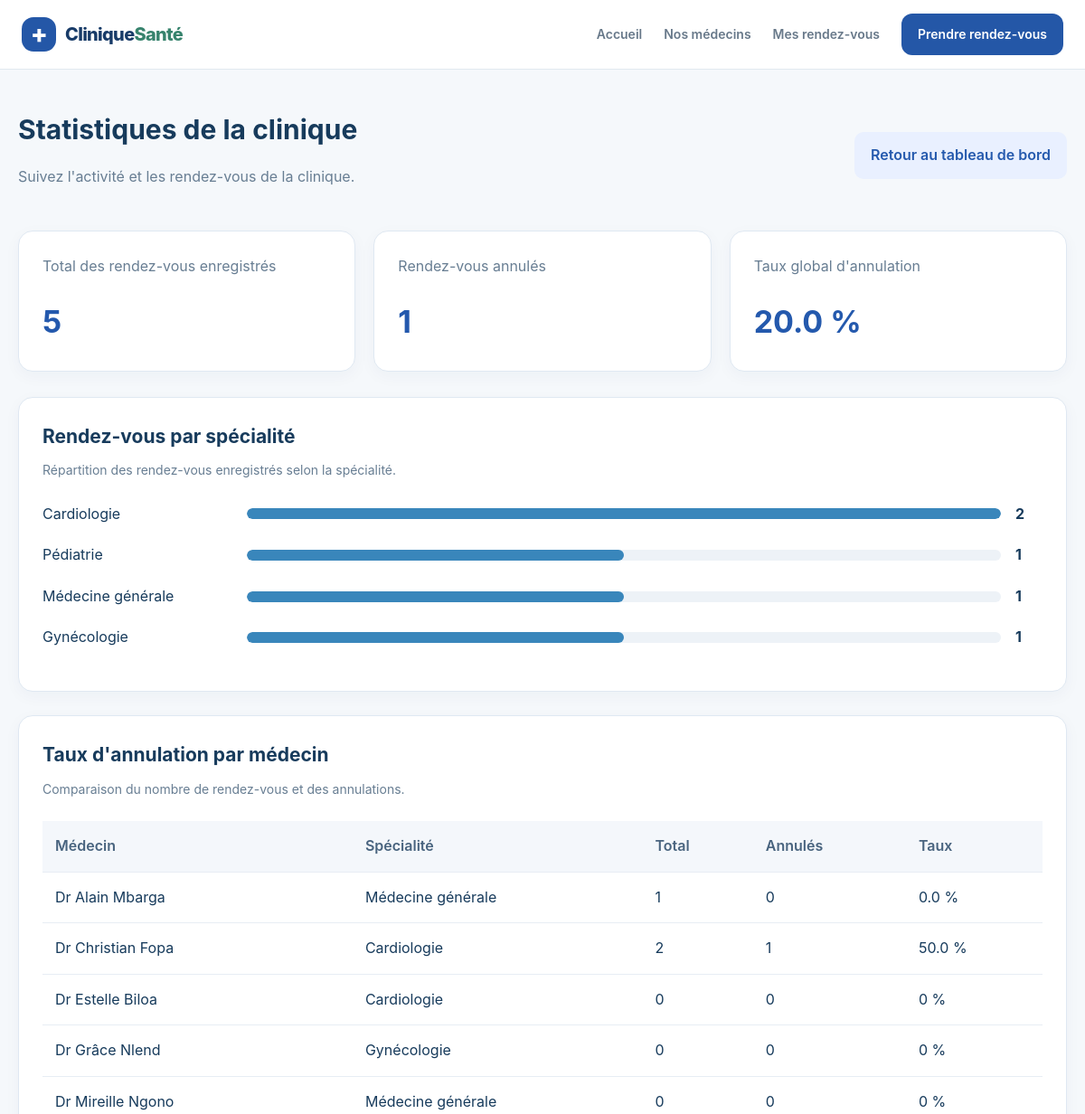
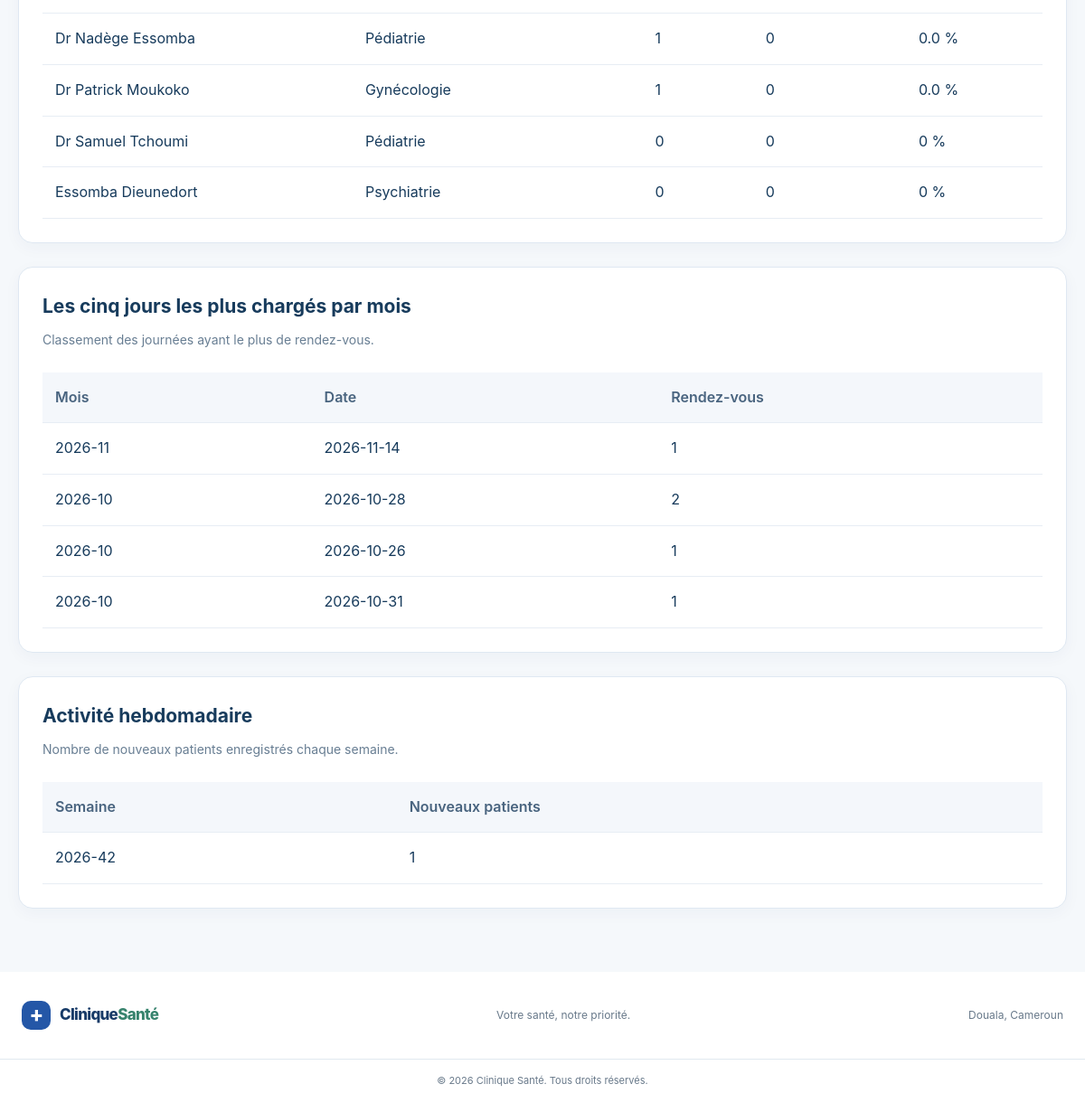
Page /admin/statistiques (signed in) on the committed database (2 pictures, top to bottom).
### tables this page shows
CREATE TABLE medecins (
    id INTEGER PRIMARY KEY AUTOINCREMENT,
    nom TEXT NOT NULL,
    specialite TEXT NOT NULL,
    photo TEXT,
    jours_consultation TEXT NOT NULL
);

### app.py (the view)
@app.route("/admin/statistiques")
@administrateur_requis
def page_statistiques():
    statistiques = api_statistiques()
    return render_template("admin/statistiques.html", statistiques=statistiques)

### app.py (called while the page is built)
def administrateur_requis(fonction):
    @wraps(fonction)
    def fonction_protegee(*args, **kwargs):
        if "administrateur_id" not in session:
            return redirect(url_for("connexion_admin"))
        return fonction(*args, **kwargs)
    return fonction_protegee

@app.teardown_appcontext
def fermer_connexion(exception=None):
    connexion = g.pop("connexion", None)
    if connexion is not None:
        connexion.close()

### database/db.py (called while the page is built)
def get_db():
    if "connexion" not in g:
        g.connexion = sqlite3.connect(CHEMIN_BASE)
        g.connexion.row_factory = sqlite3.Row
        g.connexion.execute("PRAGMA foreign_keys = ON")
    return g.connexion

### templates/admin/statistiques.html (shortened to what this page needs)
{% extends "base.html" %}
{% block content %}
<div class="stats-page">
    <div class="stats-header">
        <div>
            <h1>Statistiques de la clinique</h1>
            <p>Suivez l'activité et les rendez-vous de la clinique.</p>
        </div>
        <a href="{{ url_for('tableau_de_bord') }}" class="stats-back">
            Retour au tableau de bord
        </a>
    </div>
    {% set total_rendez_vous = namespace(valeur=0) %}
    {% set total_annules = namespace(valeur=0) %}
    {% for ligne in statistiques.rendez_vous_par_specialite %}
        {% set total_rendez_vous.valeur = total_rendez_vous.valeur + ligne.total %}
    {% endfor %}
    {% for medecin in statistiques.taux_annulation_par_medecin %}
        {% set total_annules.valeur = total_annules.valeur + medecin.rendez_vous_annules %}
    {% endfor %}
    {% if total_rendez_vous.valeur > 0 %}
        {% set taux_global = (total_annules.valeur * 100 / total_rendez_vous.valeur)|round(1) %}
    {% else %}
        {% set taux_global = 0 %}
    {% endif %}
    <div class="stats-cards">
        <article class="stats-card">
            <p>Total des rendez-vous enregistrés</p>
            <strong>{{ total_rendez_vous.valeur }}</strong>
        </article>
        <article class="stats-card">
            <p>Rendez-vous annulés</p>
            <strong>{{ total_annules.valeur }}</strong>
        </article>
        <article class="stats-card">
            <p>Taux global d'annulation</p>
            <strong>{{ taux_global }} %</strong>
        </article>
    </div>
    <section class="stats-section">
        <h2>Rendez-vous par spécialité</h2>
        <p class="stats-description">
            Répartition des rendez-vous enregistrés selon la spécialité.
        </p>
        {% set maximum = namespace(valeur=1) %}
        {% for ligne in statistiques.rendez_vous_par_specialite %}
            {% if ligne.total > maximum.valeur %}
                {% set maximum.valeur = ligne.total %}
            {% endif %}
        {% endfor %}
        {% for ligne in statistiques.rendez_vous_par_specialite %}
            {% set pourcentage = ((ligne.total * 100 / maximum.valeur)|round(0)|int) %}
            <div class="stats-bar-row">
                <span>{{ ligne.specialite }}</span>
                <div class="stats-bar-track">
                    <div class="stats-bar-fill"
                         style="width: {{ pourcentage }}%">
                    </div>
                </div>
                <strong>{{ ligne.total }}</strong>
            </div>
        {% else %}
            <p>Aucun rendez-vous enregistré pour le moment.</p>
        {% endfor %}
    </section>
    <section class="stats-section">
        <h2>Taux d'annulation par médecin</h2>
        <p class="stats-description">
            Comparaison du nombre de rendez-vous et des annulations.
        </p>
        <div class="stats-table-wrapper">
            <table class="stats-table">
                <thead>
                    <tr>
                        <th>Médecin</th>
                        <th>Spécialité</th>
                        <th>Total</th>
                        <th>Annulés</th>
                        <th>Taux</th>
                    </tr>
                </thead>
                <tbody>
                    {% for medecin in statistiques.taux_annulation_par_medecin %}
                    <tr>
                        <td>{{ medecin.medecin }}</td>
                        <td>{{ medecin.specialite }}</td>
                        <td>{{ medecin.total_rendez_vous }}</td>
                        <td>{{ medecin.rendez_vous_annules }}</td>
                        <td>{{ medecin.taux_annulation }} %</td>
                    </tr>
                    {% else %}
                    <tr>
                        <td colspan="5">Aucun médecin trouvé.</td>
                    </tr>
                    {% endfor %}
                </tbody>
            </table>
        </div>
    </section>
    <section class="stats-section">
        <h2>Les cinq jours les plus chargés par mois</h2>
        <p class="stats-description">
            Classement des journées ayant le plus de rendez-vous.
        </p>
        <div class="stats-table-wrapper">
            <table class="stats-table">
                <thead>
                    <tr>
                        <th>Mois</th>
                        <th>Date</th>
                        <th>Rendez-vous</th>
                    </tr>
                </thead>
                <tbody>
                    {% for mois, jours in statistiques.cinq_jours_plus_charges_par_mois.items() %}
                        {% for jour in jours %}
                        <tr>
                            <td>{{ mois }}</td>
                            <td>{{ jour.date }}</td>
                            <td>{{ jour.total_rendez_vous }}</td>
                        </tr>
                        {% endfor %}
                    {% else %}
                    <tr>
                        <td colspan="3">Aucune donnée disponible.</td>
                    </tr>
                    {% endfor %}
                </tbody>
            </table>
        </div>
    </section>
    <section class="stats-section">
        <h2>Activité hebdomadaire</h2>
        <p class="stats-description">
            Nombre de nouveaux patients enregistrés chaque semaine.
        </p>
        <div class="stats-table-wrapper">
            <table class="stats-table">
                <thead>
                    <tr>
                        <th>Semaine</th>
                        <th>Nouveaux patients</th>
                    </tr>
                </thead>
                <tbody>
                    {% for ligne in statistiques.nouveaux_patients_par_semaine %}
                    <tr>
                        <td>{{ ligne.semaine }}</td>
                        <td>{{ ligne.total }}</td>
                    </tr>
                    {% else %}
                    <tr>
                        <td colspan="2">Aucune donnée disponible.</td>
                    </tr>
                    {% endfor %}
                </tbody>
            </table>
        </div>
    </section>
</div>
{% endblock %}

### rows in the picture
medecins: specialite "Médecine générale", {{ pourcentage }} 50 (drawn), total "1", medecin "Dr Alain Mbarga", total_rendez_vous "1", rendez_vous_annules "0", taux_annulation "0.0"
medecins: medecin "Dr Christian Fopa", specialite "Cardiologie", total_rendez_vous "2", rendez_vous_annules "1", taux_annulation "50.0"
medecins: medecin "Dr Estelle Biloa", specialite "Cardiologie", total_rendez_vous "0", rendez_vous_annules "0", taux_annulation "0"
medecins: medecin "Dr Grâce Nlend", specialite "Gynécologie", total_rendez_vous "0", rendez_vous_annules "0", taux_annulation "0"
medecins: medecin "Dr Mireille Ngono", specialite "Médecine générale", total_rendez_vous "0", rendez_vous_annules "0", taux_annulation "0"
medecins: medecin "Dr Nadège Essomba", specialite "Pédiatrie", total_rendez_vous "1", rendez_vous_annules "0", taux_annulation "0.0"
medecins: medecin "Dr Patrick Moukoko", specialite "Gynécologie", total_rendez_vous "1", rendez_vous_annules "0", taux_annulation "0.0"
medecins: medecin "Dr Samuel Tchoumi", specialite "Pédiatrie", total_rendez_vous "0", rendez_vous_annules "0", taux_annulation "0"
medecins: medecin "Essomba Dieunedort", specialite "Psychiatrie", total_rendez_vous "0", rendez_vous_annules "0", taux_annulation "0"

### other values in the picture
{{ total_rendez_vous.valeur }} "5"
{{ total_annules.valeur }} "1"
{{ taux_global }} "20.0"
{{ ligne.specialite }} "Cardiologie" "Pédiatrie" "Gynécologie"
{{ ligne.total }} "2" "1" "1"
{{ mois }} "2026-11" "2026-10" "2026-10" "2026-10"
{{ jour.date }} "2026-11-14" "2026-10-28" "2026-10-26" "2026-10-31"
{{ jour.total_rendez_vous }} "1" "2" "1" "1"
{{ ligne.semaine }} "2026-42"
{{ ligne.total }} "1"
